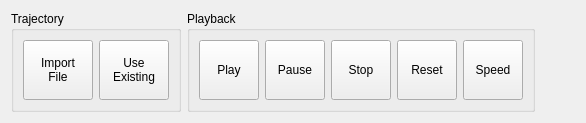
     <widget class="QWidget" name="tabSimulation">
      <attribute name="title">
       <string>Simulation</string>
      </attribute>
      <layout class="QHBoxLayout" name="simulationLayout">
       <item>
        <widget class="QGroupBox" name="groupTrajectorySource">
         <property name="title">
          <string>Trajectory</string>
         </property>
         <layout class="QHBoxLayout" name="trajectorySourceGroupLayout">
          <item>
           <widget class="QToolButton" name="btnImportTrajectoryFile">
            <property name="minimumSize">
             <size>
              <width>70</width>
              <height>60</height>
             </size>
            </property>
            <property name="text">
             <string>Import
File</string>
            </property>
            <property name="icon">
             <iconset resource="RibbonWidget.qrc">
              <normaloff>:/RibbonWidget/images/icons/icon_import_trajectory.png</normaloff>:/RibbonWidget/images/icons/icon_import_trajectory.png</iconset>
            </property>
            <property name="iconSize">
             <size>
              <width>28</width>
              <height>28</height>
             </size>
            </property>
            <property name="toolButtonStyle">
             <enum>Qt::ToolButtonTextUnderIcon</enum>
            </property>
           </widget>
          </item>
          <item>
           <widget class="QToolButton" name="btnUseExistingTrajectory">
            <property name="minimumSize">
             <size>
              <width>70</width>
              <height>60</height>
             </size>
            </property>
            <property name="text">
             <string>Use
Existing</string>
            </property>
            <property name="icon">
             <iconset resource="RibbonWidget.qrc">
              <normaloff>:/RibbonWidget/images/icons/icon_existing_trajectory.png</normaloff>:/RibbonWidget/images/icons/icon_existing_trajectory.png</iconset>
            </property>
            <property name="iconSize">
             <size>
              <width>28</width>
              <height>28</height>
             </size>
            </property>
            <property name="toolButtonStyle">
             <enum>Qt::ToolButtonTextUnderIcon</enum>
            </property>
           </widget>
          </item>
         </layout>
        </widget>
       </item>
       <item>
        <widget class="QGroupBox" name="groupPlayback">
         <property name="title">
          <string>Playback</string>
         </property>
         <layout class="QHBoxLayout" name="playbackGroupLayout">
          <item>
           <widget class="QToolButton" name="btnPlay">
            <property name="minimumSize">
             <size>
              <width>60</width>
              <height>60</height>
             </size>
            </property>
            <property name="text">
             <string>Play</string>
            </property>
            <property name="icon">
             <iconset resource="RibbonWidget.qrc">
              <normaloff>:/RibbonWidget/images/icons/icon_play.png</normaloff>:/RibbonWidget/images/icons/icon_play.png</iconset>
            </property>
            <property name="iconSize">
             <size>
              <width>28</width>
              <height>28</height>
             </size>
            </property>
            <property name="toolButtonStyle">
             <enum>Qt::ToolButtonTextUnderIcon</enum>
            </property>
           </widget>
          </item>
          <item>
           <widget class="QToolButton" name="btnPause">
            <property name="minimumSize">
             <size>
              <width>60</width>
              <height>60</height>
             </size>
            </property>
            <property name="text">
             <string>Pause</string>
            </property>
            <property name="icon">
             <iconset resource="RibbonWidget.qrc">
              <normaloff>:/RibbonWidget/images/icons/icon_pause.png</normaloff>:/RibbonWidget/images/icons/icon_pause.png</iconset>
            </property>
            <property name="iconSize">
             <size>
              <width>28</width>
              <height>28</height>
             </size>
            </property>
            <property name="toolButtonStyle">
             <enum>Qt::ToolButtonTextUnderIcon</enum>
            </property>
           </widget>
          </item>
          <item>
           <widget class="QToolButton" name="btnStop">
            <property name="minimumSize">
             <size>
              <width>60</width>
              <height>60</height>
             </size>
            </property>
            <property name="text">
             <string>Stop</string>
            </property>
            <property name="icon">
             <iconset resource="RibbonWidget.qrc">
              <normaloff>:/RibbonWidget/images/icons/icon_stop.png</normaloff>:/RibbonWidget/images/icons/icon_stop.png</iconset>
            </property>
            <property name="iconSize">
             <size>
              <width>28</width>
              <height>28</height>
             </size>
            </property>
            <property name="toolButtonStyle">
             <enum>Qt::ToolButtonTextUnderIcon</enum>
            </property>
           </widget>
          </item>
          <item>
           <widget class="QToolButton" name="btnReset">
            <property name="minimumSize">
             <size>
              <width>60</width>
              <height>60</height>
             </size>
            </property>
            <property name="text">
             <string>Reset</string>
            </property>
            <property name="icon">
             <iconset resource="RibbonWidget.qrc">
              <normaloff>:/RibbonWidget/images/icons/icon_reset.png</normaloff>:/RibbonWidget/images/icons/icon_reset.png</iconset>
            </property>
            <property name="iconSize">
             <size>
              <width>28</width>
              <height>28</height>
             </size>
            </property>
            <property name="toolButtonStyle">
             <enum>Qt::ToolButtonTextUnderIcon</enum>
            </property>
           </widget>
          </item>
          <item>
           <widget class="QToolButton" name="btnPlaybackSpeed">
            <property name="minimumSize">
             <size>
              <width>60</width>
              <height>60</height>
             </size>
            </property>
            <property name="text">
             <string>Speed</string>
            </property>
            <property name="icon">
             <iconset resource="RibbonWidget.qrc">
              <normaloff>:/RibbonWidget/images/icons/icon_speed.png</normaloff>:/RibbonWidget/images/icons/icon_speed.png</iconset>
            </property>
            <property name="iconSize">
             <size>
              <width>28</width>
              <height>28</height>
             </size>
            </property>
            <property name="toolButtonStyle">
             <enum>Qt::ToolButtonTextUnderIcon</enum>
            </property>
           </widget>
          </item>
         </layout>
        </widget>
       </item>
       <item>
        <spacer name="simulationHorizontalSpacer">
         <property name="orientation">
          <enum>Qt::Horizontal</enum>
         </property>
         <property name="sizeHint" stdset="0">
          <size>
           <width>40</width>
           <height>20</height>
          </size>
         </property>
        </spacer>
       </item>
      </layout>
     </widget>
